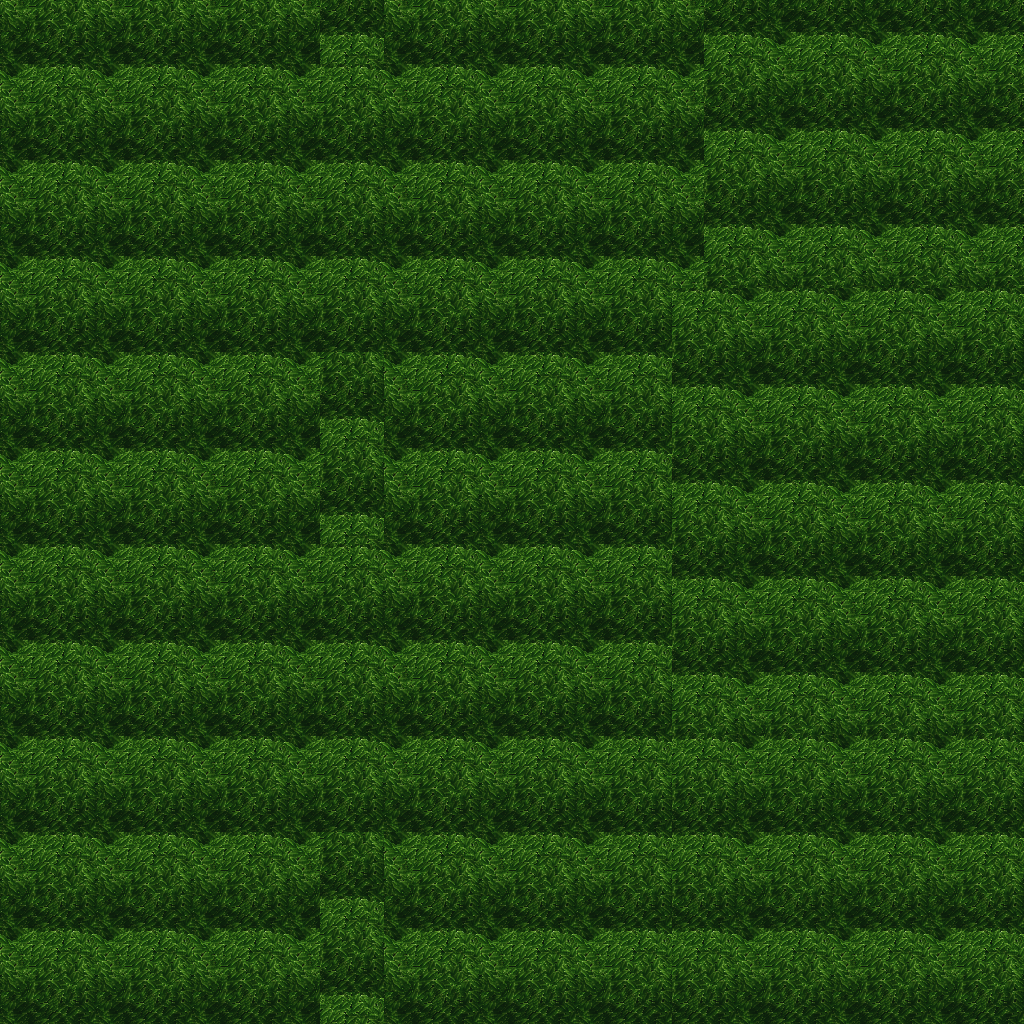

Below is a game level as drawn by its tile map, then a one-line description and the .tmx that defines it (tile-layer data replaced by summaries):
An orthogonal 32x32 tile map with 32x32 px tiles, 5 tile layers (Ground, Objects, Objects2, Above, ...), 1 hidden layer not drawn, 19 tilesets.

<map version="1.10" tiledversion="1.11.0" orientation="orthogonal" renderorder="right-down" width="32" height="32" tilewidth="32" tileheight="32" infinite="0" nextlayerid="11" nextobjectid="1">
 <tileset firstgid="1" name="ground_ground" tilewidth="32" tileheight="32" tilecount="33" columns="3">
  <image source="../drawable/ground_ground.png" width="96" height="352" />
 </tileset>
 <tileset firstgid="34" name="plant_grasses" tilewidth="32" tileheight="32" tilecount="6" columns="3">
  <image source="../drawable/plant_grasses.png" width="96" height="64" />
 </tileset>
 <tileset firstgid="40" name="plant_flower_daisy_blue" tilewidth="32" tileheight="32" tilecount="8" columns="2">
  <image source="../drawable/plant_flower_daisy_blue.png" width="64" height="128" />
 </tileset>
 <tileset firstgid="48" name="plant_flower_daisy_yellow" tilewidth="32" tileheight="32" tilecount="8" columns="2">
  <image source="../drawable/plant_flower_daisy_yellow.png" width="64" height="128" />
 </tileset>
 <tileset firstgid="56" name="plant_flower_daisy_red" tilewidth="32" tileheight="32" tilecount="8" columns="2">
  <image source="../drawable/plant_flower_daisy_red.png" width="64" height="128" />
 </tileset>
 <tileset firstgid="64" name="plant_flower_daisy_white" tilewidth="32" tileheight="32" tilecount="8" columns="2">
  <image source="../drawable/plant_flower_daisy_white.png" width="64" height="128" />
 </tileset>
 <tileset firstgid="72" name="logic_collision" tilewidth="32" tileheight="32" tilecount="1" columns="1">
  <image source="../drawable/logic_collision.png" width="32" height="32" />
 </tileset>
 <tileset firstgid="73" name="plant_tree_tree_green" tilewidth="32" tileheight="32" tilecount="88" columns="8">
  <image source="../drawable/plant_tree_tree_green.png" width="256" height="352" />
 </tileset>
 <tileset firstgid="161" name="logic_item_resources" tilewidth="32" tileheight="32" tilecount="6" columns="6">
  <image source="../drawable/logic_item_resources.png" width="192" height="32" />
 </tileset>
 <tileset firstgid="167" name="item_statue_broken_green_column" tilewidth="32" tileheight="32" tilecount="2" columns="1">
  <image source="../drawable/item_statue_broken_green_column.png" width="32" height="64" />
 </tileset>
 <tileset firstgid="169" name="plant_tree_spruce" tilewidth="32" tileheight="32" tilecount="6" columns="2">
  <image source="../drawable/plant_tree_spruce.png" width="64" height="96" />
 </tileset>
 <tileset firstgid="175" name="plant_tree_pine_snowy" tilewidth="32" tileheight="32" tilecount="6" columns="2">
  <image source="../drawable/plant_tree_pine_snowy.png" width="64" height="96" />
 </tileset>
 <tileset firstgid="181" name="logic_creature_ent" tilewidth="32" tileheight="32" tilecount="4" columns="4">
  <image source="../drawable/logic_creature_ent.png" width="128" height="32" />
 </tileset>
 <tileset firstgid="185" name="logic_item_mushroom" tilewidth="32" tileheight="32" tilecount="6" columns="6">
  <image source="../drawable/logic_item_mushroom.png" width="192" height="32" />
 </tileset>
 <tileset firstgid="191" name="plant_star_shaped_plants" tilewidth="32" tileheight="32" tilecount="6" columns="2">
  <image source="../drawable/plant_star_shaped_plants.png" width="64" height="96" />
 </tileset>
 <tileset firstgid="197" name="plant_tree_tree_darkgreen" tilewidth="32" tileheight="32" tilecount="88" columns="8">
  <image source="../drawable/plant_tree_tree_darkgreen.png" width="256" height="352" />
 </tileset>
 <tileset firstgid="285" name="plant_stump_stump_pale_brown" tilewidth="32" tileheight="32" tilecount="4" columns="2">
  <image source="../drawable/plant_stump_stump_pale_brown.png" width="64" height="64" />
 </tileset>
 <tileset firstgid="289" name="plant_tree_umbrella_thorn" tilewidth="32" tileheight="32" tilecount="18" columns="6">
  <image source="../drawable/plant_tree_umbrella_thorn.png" width="192" height="96" />
 </tileset>
 <tileset firstgid="307" name="logic_item_fruits" tilewidth="32" tileheight="32" tilecount="16" columns="8">
  <image source="../drawable/logic_item_fruits.png" width="256" height="64" />
 </tileset>
 <layer id="1" name="Ground" width="32" height="32">
  <data>[1024 cells, 1024 non-empty, 1 distinct tile ids]</data>
 </layer>
 <layer id="2" name="Objects" width="32" height="32">
  <data>[1024 cells, 2 non-empty, 1 distinct tile ids]</data>
 </layer>
 <layer id="3" name="Objects2" width="32" height="32">
  <data>[1024 cells, 0 non-empty, 0 distinct tile ids]</data>
 </layer>
 <layer id="4" name="Above" width="32" height="32">
  <data>[1024 cells, 1024 non-empty, 9 distinct tile ids]</data>
 </layer>
 <layer id="5" name="Above2" width="32" height="32">
  <data>[1024 cells, 0 non-empty, 0 distinct tile ids]</data>
 </layer>
 <layer id="6" name="Walkable" width="32" height="32" visible="0">
  <data>[1024 cells, 1024 non-empty, 1 distinct tile ids]</data>
 </layer>
 <objectgroup id="7" name="Mapevents" />
 <objectgroup id="8" name="Spawn" />
 <objectgroup id="9" name="Keys" />
 <objectgroup id="10" name="Replace" />
</map>
